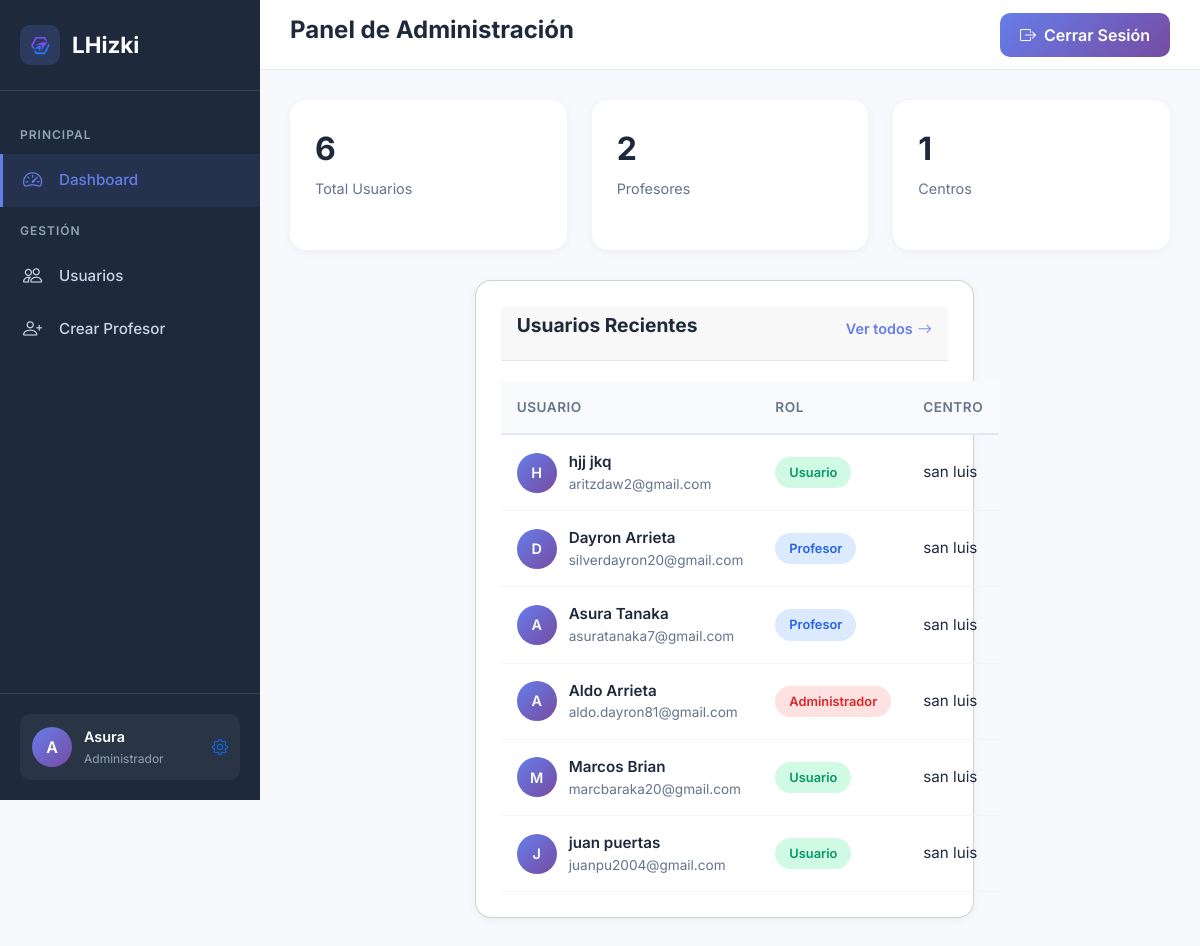
Page /admin/index.php (signed in) on the committed database.
### tables this page shows
CREATE TABLE IF NOT EXISTS `user` (
  `id` int NOT NULL AUTO_INCREMENT,
  `rol` int DEFAULT NULL,
  `nombre` varchar(50) DEFAULT NULL,
  `apellido` varchar(50) DEFAULT NULL,
  `mail` varchar(50) DEFAULT NULL,
  `password` varchar(50) DEFAULT NULL,
  `centro` int DEFAULT NULL,
  `sector` int DEFAULT NULL,
  `clase` int DEFAULT NULL,
  `idioma` varchar(20) DEFAULT 'español',
  `puntuacionIndividual` int DEFAULT '0',
  `token` varchar(50) DEFAULT NULL,
  `fechaConfirmacion` date DEFAULT NULL,
  PRIMARY KEY (`id`),
  KEY `rol` (`rol`),
  KEY `centro_user` (`centro`),
  KEY `clase_user` (`clase`),
  KEY `sector_user` (`sector`),
  CONSTRAINT `centro_user` FOREIGN KEY (`centro`) REFERENCES `centro` (`id`),
  CONSTRAINT `clase_user` FOREIGN KEY (`clase`) REFERENCES `clases` (`id`),
  CONSTRAINT `rol` FOREIGN KEY (`rol`) REFERENCES `roles` (`id`),
  CONSTRAINT `sector_user` FOREIGN KEY (`sector`) REFERENCES `sectores` (`id`)
);

CREATE TABLE IF NOT EXISTS `centro` (
  `id` int NOT NULL AUTO_INCREMENT,
  `nombre` varchar(50) DEFAULT NULL,
  PRIMARY KEY (`id`)
);

### core/Database.php (called while the page is built, shortened)
<?php
class AccesoBD {
    public $conexion;
    function conectar() {
        $this->conexion = mysqli_connect(self::RUTA, self::USER, self::PASS, self::BD)
            or die("Error al establecer la conexión con la BD");
        mysqli_set_charset($this->conexion, "utf8mb4");
    }
    function lanzarSQL($SQL) {
        $res = mysqli_query($this->conexion, $SQL);
        return $res;
    }
}
?>

### admin/models/AccesoBD_class.php (called while the page is built, shortened)
<?php
require_once __DIR__ . '/../../core/database.php';
class AccesoBD_Admin {
    public function obtenerUsuarios($nombre = '', $centro = '', $sector = '', $clase = '', $rol = '', $ordenFecha = 'DESC') {
        $db = new AccesoBD();
        $nombre = mysqli_real_escape_string($db->conexion, $nombre);
        $condiciones = [];
        $where = count($condiciones) > 0 ? "WHERE " . implode(" AND ", $condiciones) : "";
        $ordenFecha = strtoupper($ordenFecha) === 'ASC' ? 'ASC' : 'DESC';
        $sql = "SELECT
                    u.id, u.nombre, u.apellido, u.mail, u.rol,
                    c.nombre AS centro, s.nombre AS sector, cl.nombre AS clase, u.fechaConfirmacion
                FROM user u
                LEFT JOIN centro c ON u.centro = c.id
                LEFT JOIN sectores s ON u.sector = s.id
                LEFT JOIN clases cl ON u.clase = cl.id
                $where
                ORDER BY u.fechaConfirmacion $ordenFecha";
        $res = $db->lanzarSQL($sql);
        $usuarios = [];
        while ($fila = mysqli_fetch_assoc($res)) {
            $usuarios[] = $fila;
        }
        return $usuarios;
    }
    public function obtenerCentros() {
        $db = new AccesoBD();
        $sql = "SELECT id, nombre FROM centro ORDER BY nombre ASC";
        $res = $db->lanzarSQL($sql);
        $centros = [];
        while ($fila = mysqli_fetch_assoc($res)) {
            $centros[] = $fila;
        }
        return $centros;
    }
}
?>

### admin/sections/home.php (the view, shortened to what this page needs)
<?php
require_once __DIR__ . '/../models/AccesoBD_class.php';
$usuarioModel = new AccesoBD_Admin();
$todosLosUsuarios = $usuarioModel->obtenerUsuarios();
$totalUsuarios = count($todosLosUsuarios);
$usuarios = array_slice($todosLosUsuarios, 0, 6);
$totalProfesores = 0;
foreach ($todosLosUsuarios as $u) {
    if (isset($u['rol']) && $u['rol'] == 2) {
        $totalProfesores++;
    }
}
$centrosModel = new AccesoBD_Admin();
$centros = $centrosModel->obtenerCentros();
$totalCentros = count($centros);
?>
<link rel="stylesheet" href="css/adminfinal.css">
<div class="dashboard-grid">
  <div class="stat-card">
    <div class="stat-card-header">
      <div>
        <div class="stat-value"><?php echo $totalUsuarios; ?></div>
        <div class="stat-label">Total Usuarios</div>
      </div>
      <div class="stat-icon blue">
        <i class="bi bi-people"></i>
      </div>
    </div>
  </div>
  <div class="stat-card">
    <div class="stat-card-header">
      <div>
        <div class="stat-value"><?php echo $totalProfesores; ?></div>
        <div class="stat-label">Profesores</div>
      </div>
      <div class="stat-icon green">
        <i class="bi bi-person-video"></i>
      </div>
    </div>
  </div>
  <div class="stat-card">
    <div class="stat-card-header">
      <div>
        <div class="stat-value"><?php echo $totalCentros; ?></div>
        <div class="stat-label">Centros</div>
      </div>
      <div class="stat-icon orange">
        <i class="bi bi-mortarboard"></i>
      </div>
    </div>
  </div>
</div>
<div class="content-grid">
  <div class="card">
    <div class="card-header">
      <h3 class="card-title">Usuarios Recientes</h3>
      <a href="./controllers/obtenerUsuarios_controller.php" class="card-action">
        Ver todos <i class="bi bi-arrow-right"></i>
      </a>
    </div>
    <table class="users-table">
      <thead>
        <tr>
          <th>Usuario</th>
          <th>Rol</th>
          <th>Centro</th>
        </tr>
      </thead>
      <tbody>
        <?php foreach ($usuarios as $u): ?>
          <tr>
            <td>
              <div class="user-name-cell">
                <div class="user-avatar-table">
                  <?= strtoupper(substr($u['nombre'], 0, 1)) ?>
                </div>
                <div class="user-info">
                  <div class="user-full-name">
                    <?= htmlspecialchars($u['nombre']) ?> <?= htmlspecialchars($u['apellido']) ?>
                  </div>
                  <div class="user-email"><?= htmlspecialchars($u['mail']) ?></div>
                </div>
              </div>
            </td>
            <td>
              <?php
                $rolClass = '';
                $rolText = '';
                switch ($u['rol']) {
                  case 1:
                    $rolClass = 'admin';
                    $rolText = 'Administrador';
                    break;
                  case 2:
                    $rolClass = 'profesor';
                    $rolText = 'Profesor';
                    break;
                  default:
                    $rolClass = 'usuario';
                    $rolText = 'Usuario';
                }
              ?>
              <span class="role-badge <?= $rolClass ?>"><?= $rolText ?></span>
            </td>
            <td><?= htmlspecialchars($u['centro'] ?? '-') ?></td>
          </tr>
        <?php endforeach; ?>
      </tbody>
    </table>
</div>

### admin/css/estilos.css (style rules this page uses)
* { margin: 0; padding: 0; box-sizing: border-box; }
body { font-family: 'Inter', -apple-system, BlinkMacSystemFont, 'Segoe UI', sans-serif; background: #f8f9fc; min-height: 100vh; }
.dashboard-grid { display: grid; grid-template-columns: repeat(auto-fit, minmax(250px, 1fr)); gap: 25px; margin-bottom: 30px; }
.stat-card { background: white; border-radius: 16px; padding: 25px; box-shadow: 0 2px 10px rgba(0, 0, 0, 0.05); transition: all 0.3s ease; }
.stat-card-header { display: flex; align-items: center; justify-content: space-between; margin-bottom: 15px; }
.stat-icon { width: 50px; height: 50px; border-radius: 12px; display: flex; align-items: center; justify-content: center; font-size: 1.5rem; color: white; }
.stat-icon.blue { background: linear-gradient(135deg, #2979FF 100%); }
.stat-icon.green { background: linear-gradient(135deg, #1DE9B6 100%); }
.stat-icon.orange { background: linear-gradient(135deg, #FF9100 100%); }
.stat-value { font-size: 2rem; font-weight: 700; color: #1e293b; margin-bottom: 5px; }
.stat-label { font-size: 0.9rem; color: #64748b; margin-bottom: 10px; }
.content-grid { display: grid; grid-template-columns: 4fr 1fr; gap: 25px; margin-bottom: 30px; }
.card { background: white; border-radius: 16px; padding: 25px; box-shadow: 0 2px 10px rgba(0, 0, 0, 0.05); margin-left: 27%; }
.card-header { display: flex; align-items: center; justify-content: space-between; margin-bottom: 20px; padding-bottom: 15px; border-bottom: 1px solid #e2e8f0; }
.card-title { font-size: 1.2rem; font-weight: 700; color: #1e293b; }
.card-action { color: #667eea; text-decoration: none; font-size: 0.9rem; font-weight: 600; display: flex; align-items: center; gap: 5px; }

### admin/css/adminfinal.css (style rules this page uses)
.users-table { width: 100%; border-collapse: collapse; }
.users-table thead { background: #f8fafc; }
.users-table th { padding: 16px; text-align: left; font-size: 0.85rem; font-weight: 600; color: #64748b; text-transform: uppercase; letter-spacing: 0.5px; border-bottom: 2px solid #e2e8f0; }
.users-table td { padding: 16px; border-bottom: 1px solid #f1f5f9; font-size: 0.95rem; color: #1e293b; }
.users-table tbody tr { transition: all 0.2s ease; }
.user-name-cell { display: flex; align-items: center; gap: 12px; }
.user-avatar-table { width: 40px; height: 40px; background: linear-gradient(135deg, #667eea, #764ba2); border-radius: 50%; display: flex; align-items: center; justify-content: center; font-weight: 600; color: white; font-size: 0.9rem; flex-shrink: 0; }
.user-info { display: flex; flex-direction: column; }
.user-full-name { font-weight: 600; color: #1e293b; }
.user-email { font-size: 0.85rem; color: #64748b; }
.role-badge { padding: 6px 14px; border-radius: 20px; font-size: 0.8rem; font-weight: 600; display: inline-block; }
.role-badge.admin { background: #fee2e2; color: #dc2626; }
.role-badge.profesor { background: #dbeafe; color: #2563eb; }
.role-badge.usuario { background: #d1fae5; color: #059669; }

### rows in the picture
user: nombre "H", nombre "hjj", apellido "jkq", mail "aritzdaw2@gmail.com", rol "Usuario", centro.nombre "san luis"
user: nombre "D", nombre "Dayron", apellido "Arrieta", mail "silverdayron20@gmail.com", rol "Profesor", centro.nombre "san luis"
user: nombre "A", nombre "Asura", apellido "Tanaka", mail "asuratanaka7@gmail.com", rol "Profesor", centro.nombre "san luis"
user: nombre "A", nombre "Aldo", apellido "Arrieta", mail "aldo.dayron81@gmail.com", rol "Administrador", centro.nombre "san luis"
user: nombre "M", nombre "Marcos", apellido "Brian", mail "marcbaraka20@gmail.com", rol "Usuario", centro.nombre "san luis"
user: nombre "J", nombre "juan", apellido "puertas", mail "juanpu2004@gmail.com", rol "Usuario", centro.nombre "san luis"

### other values in the picture
substr($usuario['nombre'], 0, 1) "A"
$usuario['nombre'] "Asura"
$totalUsuarios "6"
$totalProfesores "2"
$totalCentros "1"
